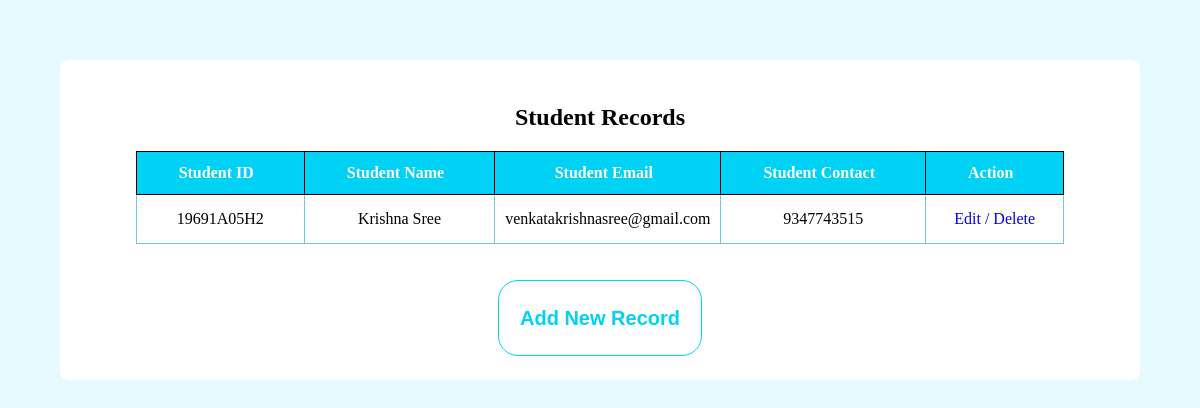
The page /show on the database as committed earlier.
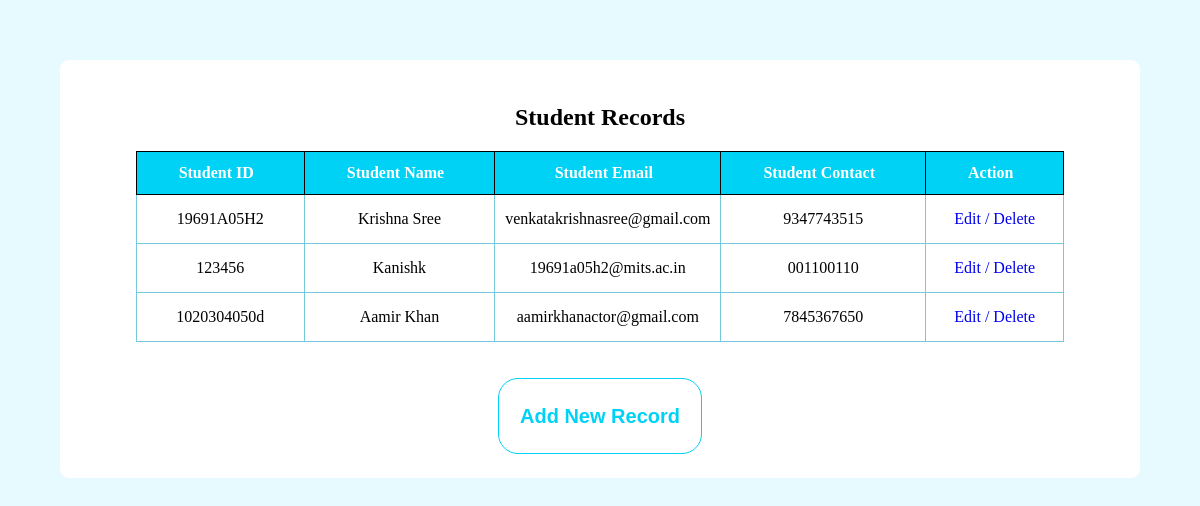
The same page on the database as committed later.
### employee/models.py (models this page shows, shortened)
class Employee(models.Model):
    eid = models.CharField(max_length=20)
    ename = models.CharField(max_length=100)
    eemail = models.EmailField()
    econtact = models.CharField(max_length=15)
    class Meta:
        db_table = "employee"

### employee/views.py (the view)
# urls.py: path('show',views.show),
def show(request):
    employees = Employee.objects.all()
    return render(request,"show.html",{'employees':employees})

### employee/templates/show.html (shortened to what this page needs)
<!DOCTYPE html>
<html lang="en">
<head>
    {% load static %}
    <link rel="stylesheet" href="{% static 'css/style.css' %}">
</head>
<body>
    <div class="centerdiv">
    <h2>Student Records</h2>
    <table>
        <thead>
            <tr>
                <th><span>Student ID</span></th>
                <th><span>Student Name</span></th>
                <th><span>Student Email</span></th>
                <th><span>Student Contact</span></th>
                <th><span>Action</span></th>
            </tr>
        </thead>
        <tbody>
            {% for employee in employees %}
            <tr>
                <td>{{ employee.eid }}</td>
                <td>{{employee.ename}}</td>
                <td>{{employee.eemail}}</td>
                <td>{{employee.econtact}}</td>
                <td>
                    <a href="/edit/{{ employee.id }}">Edit /  </a>
                    <a href="/delete/{{employee.id}}">Delete</a>
                </td>
            </tr>
            {% endfor %}
        </tbody>
    </table>
    <br>
    <br>
    <button><a style="color:rgb(0, 210, 246)" href="/">Add New Record</a></button>
</div>
</body>
</html>

Rows that differ between the two databases and show on the page:
added Employee: eid "123456", ename "Kanishk", eemail "19691a05h2@mits.ac.in", econtact "001100110"
added Employee: eid "1020304050d", ename "Aamir Khan", eemail "aamirkhanactor@gmail.com", econtact "7845367650"
